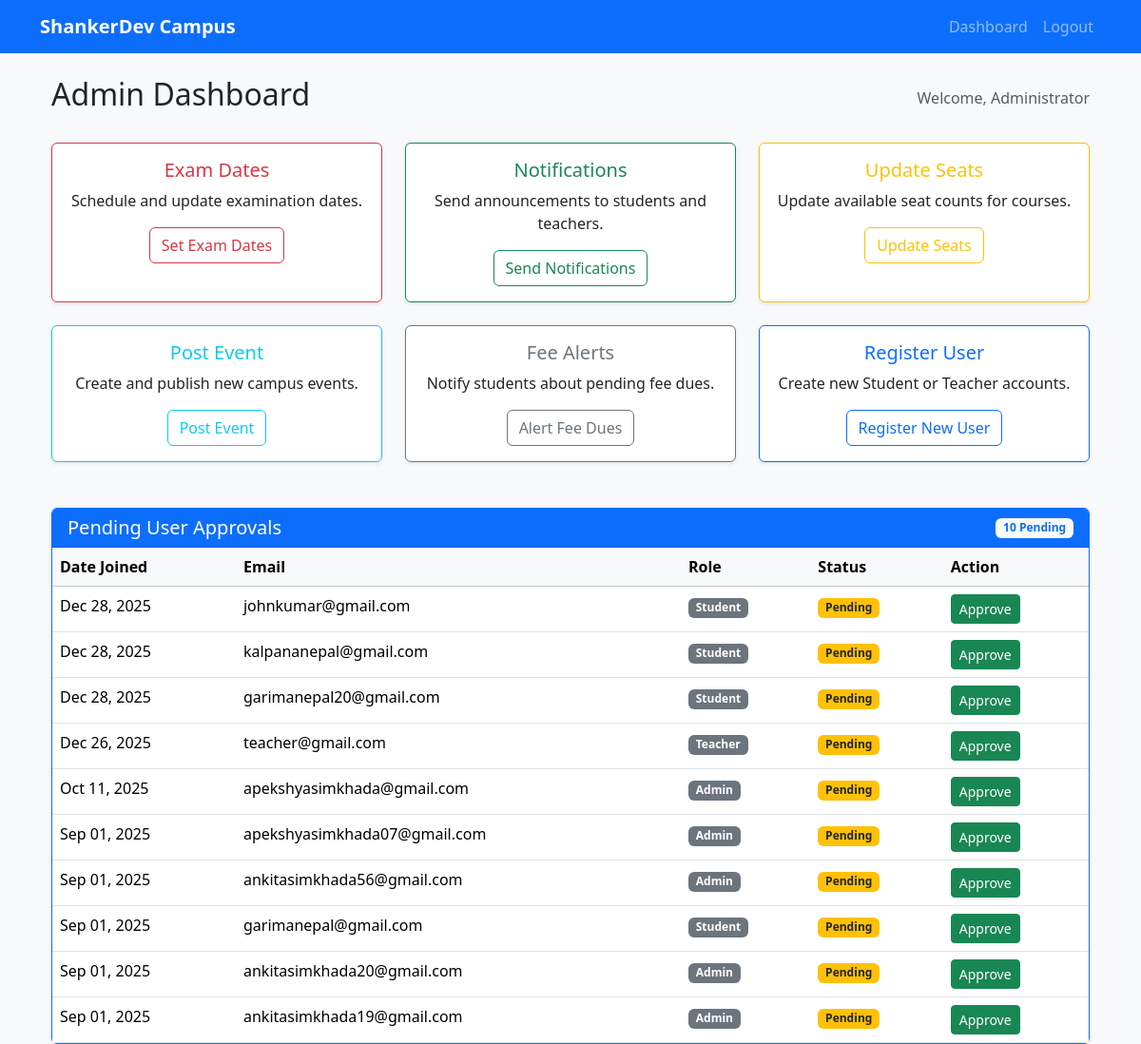
/campus/admin/ (signed in), run on an earlier commit of the app's database.
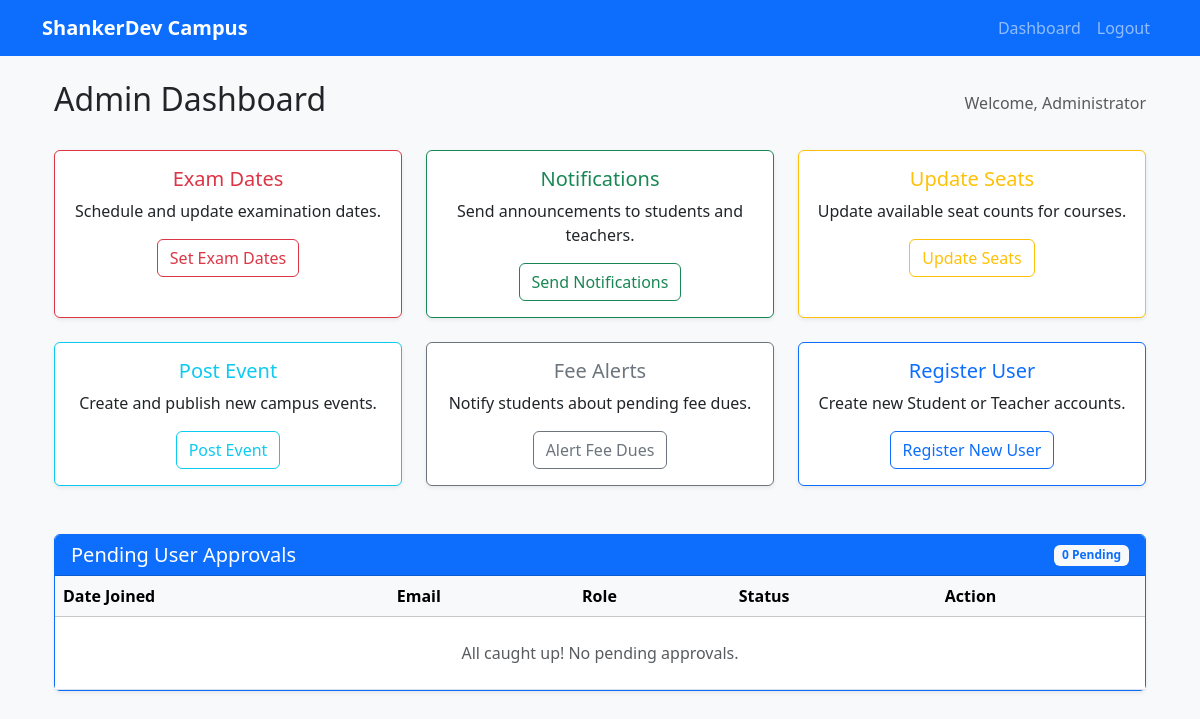
And on a later commit of the database.
### users/models.py (models this page shows, shortened)
class CustomUser(AbstractUser):
    ROLE_CHOICES = (
        ('student', 'Student'),
        ('teacher', 'Teacher'),
        ('admin', 'Admin'),
    )
    email = models.EmailField(unique=True)
    phone_number = models.CharField(max_length=15, blank=True, null=True, unique=True)
    role = models.CharField(max_length=20, choices=ROLE_CHOICES, default='student')
    is_approved = models.BooleanField(default=False, help_text="Designates whether this user has been approved by an admin.")
    USERNAME_FIELD = 'email'
    REQUIRED_FIELDS = []
    objects = CustomUserManager()

### campus/views.py (the view)
# urls.py: path('admin/', admin_dashboard, name='admin_dashboard'),
@login_required
@admin_required
def admin_dashboard(request):
    try:
        courses = Course.objects.all().order_by('name')  # Use model directly for consistency
    except Exception:
        courses = []
        messages.error(request, "Could not load courses. Check database.")
    events = Event.objects.filter(date__gte=date.today()).order_by('date')
    pending_users = User.objects.filter(is_approved=False).order_by('-date_joined')
    return render(request, 'campus/admin_dashboard.html', {
        'courses': courses,
        'events': events,
        'pending_users': pending_users,
    })

### campus/views.py (called while the page is built)
def admin_required(function):
    return user_passes_test(lambda u: u.role == 'admin' and u.is_authenticated)(function)

### myproject/context_processors.py (called while the page is built)
def college_context(request):  # Adjust name to match your setup
    return {
        'college_info': CollegeInfo.objects.first(),
        'events': Event.objects.all(),
    }

### campus/templates/campus/admin_dashboard.html (shortened to what the changed rows need)
{% extends 'base.html' %}
{% load static %}
{% block content %}
<div class="container mt-4">
    <div class="d-flex justify-content-between align-items-center mb-4">
        <h2>Admin Dashboard</h2>
    </div>
    <div class="row mt-4">
        <div class="col-12">
            <div class="card shadow-sm border-primary">
                <div class="card-header bg-primary text-white d-flex justify-content-between align-items-center">
                    <h5 class="mb-0">Pending User Approvals</h5>
                    <span class="badge bg-light text-primary">{{ pending_users.count }} Pending</span>
                </div>
                <div class="card-body p-0">
                    <div class="table-responsive">
                        <table class="table table-hover mb-0">
                            <thead class="table-light">
                                <tr>
                                    <th>Date Joined</th>
                                    <th>Email</th>
                                    <th>Role</th>
                                    <th>Status</th>
                                    <th>Action</th>
                                </tr>
                            </thead>
                            <tbody>
                                {% for user in pending_users %}
                                <tr>
                                    <td>{{ user.date_joined|date:"M d, Y" }}</td>
                                    <td>{{ user.email }}</td>
                                    <td><span class="badge bg-secondary">{{ user.role|title }}</span></td>
                                    <td><span class="badge bg-warning text-dark">Pending</span></td>
                                    <td>
                                        <a href="{% url 'approve_user' user.id %}" class="btn btn-sm btn-success">
                                             Approve
                                        </a>
                                    </td>
                                </tr>
                                {% empty %}
                                <tr>
                                    <td colspan="5" class="text-center py-4 text-muted">
                                        All caught up! No pending approvals.
                                    </td>
                                </tr>
                                {% endfor %}
                            </tbody>
                        </table>
                    </div>
                </div>
            </div>
        </div>
    </div>
    {% endblock %}

What changed in the data, as far as the page shows it:
no longer on this page (row edited): CustomUser: date_joined "Dec 28, 2025", email "johnkumar@gmail.com", role "Student"
no longer on this page (row edited): CustomUser: date_joined "Dec 28, 2025", email "kalpananepal@gmail.com", role "Student"
no longer on this page (row edited): CustomUser: date_joined "Dec 28, 2025", email "garimanepal20@gmail.com", role "Student"
no longer on this page (row edited): CustomUser: date_joined "Dec 26, 2025", email "teacher@gmail.com", role "Teacher"
no longer on this page (row edited): CustomUser: date_joined "Oct 11, 2025", email "apekshyasimkhada@gmail.com", role "Admin"
no longer on this page (row edited): CustomUser: date_joined "Sep 01, 2025", email "apekshyasimkhada07@gmail.com", role "Admin"
no longer on this page (row edited): CustomUser: date_joined "Sep 01, 2025", email "ankitasimkhada56@gmail.com", role "Admin"
no longer on this page (row edited): CustomUser: date_joined "Sep 01, 2025", email "garimanepal@gmail.com", role "Student"
no longer on this page (row edited): CustomUser: date_joined "Sep 01, 2025", email "ankitasimkhada20@gmail.com", role "Admin"
no longer on this page (row edited): CustomUser: date_joined "Sep 01, 2025", email "ankitasimkhada19@gmail.com", role "Admin"
Also different on the page:
{{ pending_users.count }}: "10" → "0"
text now shown: "All caught up! No pending approvals."
